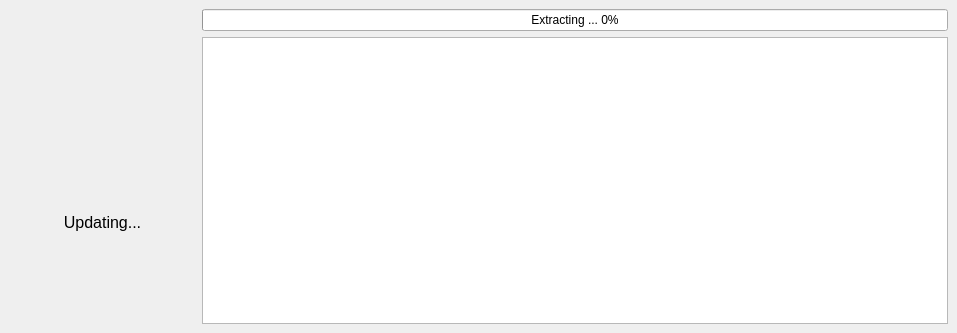
<?xml version="1.0" encoding="UTF-8"?>
<ui version="4.0">
 <class>update_window</class>
 <widget class="QMainWindow" name="update_window">
  <property name="geometry">
   <rect>
    <x>0</x>
    <y>0</y>
    <width>957</width>
    <height>333</height>
   </rect>
  </property>
  <property name="windowTitle">
   <string>EKA2L1 Updater</string>
  </property>
  <property name="windowIcon">
   <iconset resource="../eka2l1.qrc">
    <normaloff>:/assets/duck_tank_fedora.png</normaloff>:/assets/duck_tank_fedora.png</iconset>
  </property>
  <widget class="QWidget" name="centralwidget">
   <layout class="QGridLayout" name="gridLayout">
    <item row="0" column="0">
     <layout class="QHBoxLayout" name="horizontalLayout_2" stretch="2,8">
      <item>
       <layout class="QVBoxLayout" name="verticalLayout_7" stretch="2,1">
        <item>
         <widget class="QLabel" name="label">
          <property name="sizePolicy">
           <sizepolicy hsizetype="Preferred" vsizetype="Fixed">
            <horstretch>0</horstretch>
            <verstretch>0</verstretch>
           </sizepolicy>
          </property>
          <property name="text">
           <string/>
          </property>
          <property name="pixmap">
           <pixmap resource="../eka2l1.qrc">:/assets/duck_tank_fedora.png</pixmap>
          </property>
          <property name="alignment">
           <set>Qt::AlignCenter</set>
          </property>
         </widget>
        </item>
        <item>
         <widget class="QLabel" name="label_2">
          <property name="sizePolicy">
           <sizepolicy hsizetype="Preferred" vsizetype="Fixed">
            <horstretch>0</horstretch>
            <verstretch>0</verstretch>
           </sizepolicy>
          </property>
          <property name="font">
           <font>
            <pointsize>12</pointsize>
           </font>
          </property>
          <property name="text">
           <string>Updating...</string>
          </property>
          <property name="alignment">
           <set>Qt::AlignCenter</set>
          </property>
         </widget>
        </item>
       </layout>
      </item>
      <item>
       <layout class="QVBoxLayout" name="verticalLayout_6">
        <item>
         <widget class="QProgressBar" name="extracted_progress">
          <property name="maximum">
           <number>200</number>
          </property>
          <property name="value">
           <number>0</number>
          </property>
          <property name="alignment">
           <set>Qt::AlignCenter</set>
          </property>
          <property name="textVisible">
           <bool>true</bool>
          </property>
          <property name="format">
           <string>Extracting ... %p%</string>
          </property>
         </widget>
        </item>
        <item>
         <widget class="QTextEdit" name="extracted_log">
          <property name="readOnly">
           <bool>true</bool>
          </property>
         </widget>
        </item>
       </layout>
      </item>
     </layout>
    </item>
   </layout>
  </widget>
 </widget>
 <resources>
  <include location="../eka2l1.qrc"/>
  <include location="../eka2l1.qrc"/>
 </resources>
 <connections/>
</ui>
